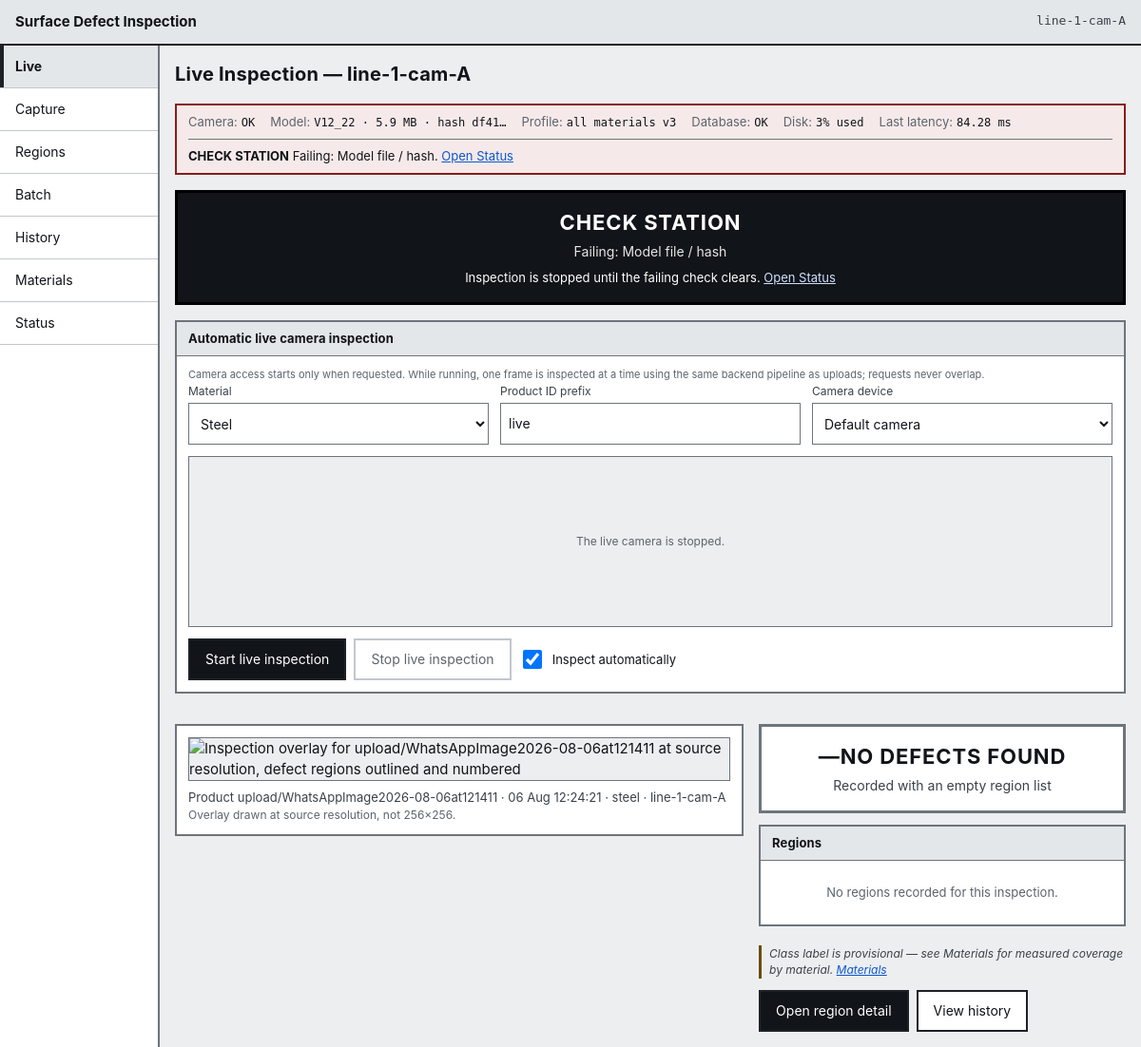
The app's page /live with its own data.
### tables this page shows
CREATE TABLE station (
    station_id    INTEGER PRIMARY KEY AUTOINCREMENT,
    station_code  TEXT NOT NULL UNIQUE,
    line_code     TEXT NOT NULL,
    mm_per_pixel  REAL,               -- NULL until the station is calibrated
    camera_status TEXT NOT NULL DEFAULT 'ok',
    created_at    TEXT NOT NULL
);

CREATE TABLE model_version (
    model_version_id INTEGER PRIMARY KEY AUTOINCREMENT,
    file_name        TEXT NOT NULL,
    version          TEXT NOT NULL,
    artefact_sha256  TEXT NOT NULL UNIQUE,
    parameter_count  INTEGER,
    size_mb          REAL,
    precision        TEXT,
    latency_ms       REAL,
    created_at       TEXT NOT NULL,
    is_active        INTEGER NOT NULL DEFAULT 0 CHECK (is_active IN (0, 1))
);

CREATE TABLE inspection (
    inspection_id      INTEGER PRIMARY KEY AUTOINCREMENT,
    station_id         INTEGER NOT NULL REFERENCES station (station_id),
    profile_id         INTEGER NOT NULL REFERENCES profile (profile_id),
    model_version_id   INTEGER NOT NULL REFERENCES model_version (model_version_id),
    material_id        INTEGER REFERENCES material (material_id),
    batch_run_id       INTEGER REFERENCES batch_run (batch_run_id),
    image_sha256       TEXT,
    product_id         TEXT,
    captured_at        TEXT NOT NULL,
    processed_at       TEXT NOT NULL,
    status             TEXT NOT NULL CHECK (status IN (
                           'regions_found', 'clean',
                           'acquisition_failure', 'processing_failure')),
    region_count       INTEGER NOT NULL DEFAULT 0,
    latency_ms         REAL,
    source_image_path  TEXT,
    overlay_image_path TEXT,
    error_code         TEXT,
    error_message      TEXT
);

CREATE TABLE material (
    material_id    INTEGER PRIMARY KEY AUTOINCREMENT,
    material_code  TEXT NOT NULL UNIQUE,
    material_name  TEXT NOT NULL,
    support_status TEXT NOT NULL CHECK (support_status IN (
                       'supported', 'one_product_only', 'thin_coverage',
                       'typing_unsupported', 'not_supported', 'under_evaluation')),
    notes          TEXT
);

### app/routes/pages.py (the view)
@router.get("/live", response_class=HTMLResponse)
def live(
    request: Request,
    conn: sqlite3.Connection = Depends(get_db),
    settings: Settings = Depends(settings_dep),
) -> HTMLResponse:
    context = _base_context(request, conn, settings, "live")
    row = inspections.latest(conn, settings.station_id) or inspections.latest(conn)
    context["view"] = inspection_view(conn, int(row["inspection_id"])) if row else None
    context["poll_ms"] = settings.live_poll_ms
    return _templates(request).TemplateResponse(request, "live.html", context)

### app/templates/live.html (shortened to what this page needs)
{% extends "base.html" %}
{% block heading %}Live Inspection &mdash; {{ station }}{% endblock %}
{% block content %}
{% if health.blocks_inspection %}
  <div class="banner banner--check_station" role="alert">
    <p class="banner__headline">CHECK STATION</p>
    <p class="banner__detail">Failing: {{ health.failing|join(", ") }}</p>
    <p class="banner__reason">Inspection is stopped until the failing check clears. <a href="/status">Open Status</a></p>
  </div>
{% endif %}
<section class="panel live-camera" id="live-camera-root"
         data-poll-ms="{{ poll_ms }}"
         data-station="{{ station }}"
         data-blocked="{{ 'true' if health.blocks_inspection else 'false' }}">
  <h2 class="panel__title">Automatic live camera inspection</h2>
  <p class="field__hint">
    Camera access starts only when requested. While running, one frame is inspected at
    a time using the same backend pipeline as uploads; requests never overlap.
  </p>
  <div class="filter-bar">
    <div class="field">
      <label for="live-material">Material</label>
      <select id="live-material">
        <option value="steel">Steel</option>
      </select>
    </div>
    <div class="field">
      <label for="live-product">Product ID prefix</label>
      <input id="live-product" type="text" value="live" autocomplete="off">
    </div>
    <div class="field">
      <label for="live-camera-device">Camera device</label>
      <select id="live-camera-device"><option value="">Default camera</option></select>
    </div>
  </div>
  <div class="capture__stage live-camera__stage">
    <p class="capture__placeholder" id="live-camera-placeholder">The live camera is stopped.</p>
  </div>
  <div class="button-row">
    <button type="button" class="button button--primary" id="live-camera-start">Start live inspection</button>
    <button type="button" class="button" id="live-camera-stop" disabled>Stop live inspection</button>
    <label class="toggle">
      <input type="checkbox" id="live-camera-auto" checked>
      <span>Inspect automatically</span>
    </label>
  </div>
</section>
{% if view %}
<div class="live" id="live-root" data-inspection-id="{{ view.inspection.inspection_id }}" data-poll-ms="{{ poll_ms }}">
  <section class="live__image panel" aria-label="Overlay">
    {% if view.has_overlay %}
      <img class="image-frame" id="live-overlay"
           src="{{ view.overlay_url }}"
           alt="Inspection overlay for {{ view.inspection.product_id }} at source resolution, defect regions outlined and numbered">
    {% else %}
      <div class="image-frame image-frame--empty" id="live-overlay-empty">
        <p>{% if view.inspection.status in ("acquisition_failure", "processing_failure") %}No overlay &mdash; the image was not processed.{% else %}No overlay stored.{% endif %}</p>
      </div>
    {% endif %}
    <p class="caption" id="live-caption">
      Product {{ view.inspection.product_id or "&mdash;" }} &middot;
      {{ view.inspection.captured_at|short_time }} &middot;
      {{ view.inspection.material_code or "unknown material" }} &middot;
      {{ view.inspection.station_code }}
      <span class="caption__note">Overlay drawn at source resolution, not 256&times;256.</span>
    </p>
  </section>
  <section class="live__summary" aria-label="Result">
    {% with summary = view.summary %}{% include "partials/result_banner.html" %}{% endwith %}
    {% with regions = view.regions, inspection_id = view.inspection.inspection_id %}
      {% include "partials/region_table.html" %}
    {% endwith %}
    <p class="note note--provisional">
      {{ provisional_note|safe }}
      <a href="/materials">Materials</a>
    </p>
    <div class="button-row">
      <a class="button button--primary" href="/regions?inspection_id={{ view.inspection.inspection_id }}&amp;region={{ view.regions[0].region_index if view.regions else 1 }}">Open region detail</a>
      <a class="button" href="/history">View history</a>
    </div>
  </section>
</div>
{% else %}
<div class="panel empty-state">
  <h2>No inspection recorded yet</h2>
  <p>The station has not produced a result. Seed the demo data with <code>python -m scripts.seed_db</code>, or advance the mock station with the demo control above.</p>
</div>
{% endif %}
{% endblock %}

### app/templates/base.html (shortened to what this page needs)
<!DOCTYPE html>
<html lang="en">
<head>
  <link rel="stylesheet" href="/static/css/base.css">
  <link rel="stylesheet" href="/static/css/layout.css">
  <link rel="stylesheet" href="/static/css/components.css">
  <link rel="stylesheet" href="/static/css/responsive.css">
</head>
<body data-screen="{{ active }}">
  <header class="app-bar">
    <span class="app-bar__title">{{ app_title }}</span>
    <span class="app-bar__station" title="Station">{{ station }}</span>
  </header>
  <div class="shell">
    {% include "partials/navigation.html" %}
    <main id="main" class="main" tabindex="-1">
      <div class="page-header">
        <h1 class="page-header__title">{% block heading %}{% endblock %}</h1>
      </div>
      {% if health is defined %}{% include "partials/health_strip.html" %}{% endif %}
      {% block content %}{% endblock %}
    </main>
  </div>
</body>
</html>

### app/templates/partials/health_strip.html (shortened to what this page needs)
<section class="strip strip--{{ health.overall }}" aria-label="Station health">
  <ul class="strip__items">
    <li class="strip__item">
      <span class="strip__key">Camera</span>
      <span class="strip__value">{{ health.camera.state_label }}</span>
    </li>
    <li class="strip__item">
      <span class="strip__key">Model</span>
      <span class="strip__value">{{ health.model_version }}{% if health.model_size_mb %} &middot; {{ health.model_size_mb }} MB{% endif %} &middot; hash {{ health.model_sha_short }}</span>
    </li>
    <li class="strip__item">
      <span class="strip__key">Profile</span>
      <span class="strip__value">{{ health.profile_label }}{% if health.profile_version %} v{{ health.profile_version }}{% endif %}</span>
    </li>
    <li class="strip__item">
      <span class="strip__key">Database</span>
      <span class="strip__value">{{ health.database.state_label }}</span>
    </li>
    <li class="strip__item">
      <span class="strip__key">Disk</span>
      <span class="strip__value">{{ health.disk_value or health.disk.state_label }}</span>
    </li>
    <li class="strip__item">
      <span class="strip__key">Last latency</span>
      <span class="strip__value">{% if health.latency_ms %}{{ health.latency_ms }} ms{% else %}&mdash;{% endif %}</span>
    </li>
  </ul>
  {% if health.overall != "ok" %}
  <p class="strip__alert">
    <strong>{{ health.overall_label }}</strong>
    {% if health.failing %}Failing: {{ health.failing|join(", ") }}.{% endif %}
    <a href="/status">Open Status</a>
  </p>
  {% endif %}
</section>

### app/static/css/base.css (style rules this page uses)
:root { --ink: #111418; --ink-2: #3b4149; --ink-3: #5d646d; --paper: #ffffff; --bg: #eceef0; --panel-head: #e4e7ea; --line: #6d747c; --line-soft: #c2c7cd; --line-hard: #1d2126; --crack: #c62828; --scratch: #1565c0; --alert: #8a1c1c; --alert-bg: #f6e9e9; --warn: #6b4c00; --warn-bg: #f7f0dc; --ok: #14532d; --ok-bg: #e9f1ea; --focus: #0b57d0; --sp-1: 4px; --sp-2: 8px; --sp-3: 12px; --sp-4: 16px; --sp-5: 24px; --sp-6: 32px; --touch: 44px; --font: -apple-system, BlinkMacSystemFont, "Segoe UI", Roboto, "Helvetica Neue", Arial, sans-serif; --mono: ui-monospace, "DejaVu Sans Mono", "SFMono-Regular", Menlo, Consolas, monospace; }
*, *::before, *::after { box-sizing: border-box; }
html { -webkit-text-size-adjust: 100%; }
body { margin: 0; background: var(--bg); color: var(--ink); font-family: var(--font); font-size: 15px; line-height: 1.45; }
h1, h2, h3 { margin: 0; font-weight: 700; letter-spacing: 0.01em; }
h1 { font-size: 20px; }
h2 { font-size: 15px; }
p { margin: 0 0 var(--sp-3); }
p:last-child { margin-bottom: 0; }
a { color: var(--focus); }

### app/static/css/layout.css (style rules this page uses)
.app-bar { display: flex; justify-content: space-between; align-items: center; gap: var(--sp-3); background: var(--panel-head); border-bottom: 2px solid var(--line-hard); padding: var(--sp-3) var(--sp-4); }
.app-bar__title { font-weight: 700; font-size: 15px; }
.app-bar__station { font-family: var(--mono); font-size: 13px; color: var(--ink-2); }
.shell { display: grid; grid-template-columns: 168px minmax(0, 1fr); align-items: start; min-height: calc(100vh - 49px); }
.main { padding: var(--sp-4); min-width: 0; display: flex; flex-direction: column; gap: var(--sp-4); }
.page-header { display: flex; flex-wrap: wrap; gap: var(--sp-3); justify-content: space-between; align-items: center; }
.live { display: grid; grid-template-columns: minmax(0, 1.55fr) minmax(320px, 1fr); gap: var(--sp-4); align-items: start; }
.live__summary { display: flex; flex-direction: column; gap: var(--sp-3); min-width: 0; }

### records on screen
station: station_code "line-1-cam-A", inspection.station_code "line-1-cam-A"
model_version: model_version "V12_22", model_size_mb "5.9"
inspection: latency_ms "84.28", inspection "upload/WhatsAppImage2026-08-06at121411", inspection.captured_at|short_time "06 Aug 12:24:21"
material: inspection "steel"

### other values on screen
{{ app_title }} "Surface Defect Inspection"
{{ item.label }} "Live" "Capture" "Regions" "Batch" "History" "Materials" "Status"
{{ health.camera.state_label }} "OK"
{{ health.model_sha_short }} "df41…"
{{ health.profile_label }} "all materials"
{{ health.profile_version }} "3"
{{ health.database.state_label }} "OK"
{{ health.disk_value or health.disk.state_label }} "3% used"
{{ health.overall_label }} "CHECK STATION"
{{ health.failing|join(", ") }} "Model file / hash"
{{ summary.headline }} "NO DEFECTS FOUND"
{{ summary.detail }} "Recorded with an empty region list"
{{ provisional_note|safe }} "Class label is provisional — see Materials for measured coverage by material."
